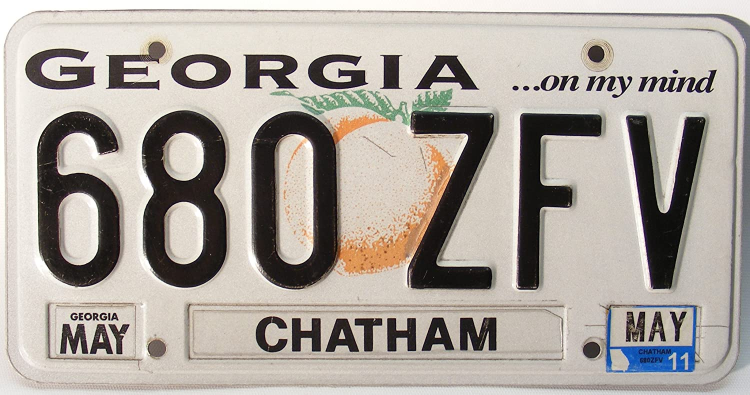
#> input picture adrian_rosenbrock/connected_component/license_plate.jpg, 1500 x 789 px (shown at 1/2 size)
$ jupyter execute 02-discard_invalid_connected_components.ipynb   (older library calls are emulated)
#> lines starting #> are read from the running program, lines starting #| are printed output that depends on the picture; after the words box and inside, x2 and y2 are one past the last pixel; in counts of white or black regions, pixels touching at a corner belong together
[cell 1]
import matplotlib as mpl
import matplotlib.pyplot as plt

mpl.rc('axes', labelsize=14)
mpl.rc('xtick', labelsize=12)
mpl.rc('ytick', labelsize=12)

DARK_READER = True
if DARK_READER:
    plt.rcParams.update({
        "lines.color": "white",
        "patch.edgecolor": "white",
        "text.color": "black",
        "axes.facecolor": "black",
        "axes.edgecolor": "lightgray",
        "axes.labelcolor": "white",
        "axes.titlecolor": "white",
        "xtick.color": "white",
        "ytick.color": "white",
        "grid.color": "lightgray",
        "figure.facecolor": "black",
        "figure.edgecolor": "black",
        "savefig.facecolor": "black",
        "savefig.edgecolor": "black",
    })

[cell 2]
import cv2
import numpy as np

[cell 3]
image = cv2.imread("license_plate.jpg")
#> image is the input picture: shape (789, 1500, 3); mean B, G, R 158.7, 165.9, 172.8
gray = cv2.cvtColor(image, cv2.COLOR_BGR2GRAY)
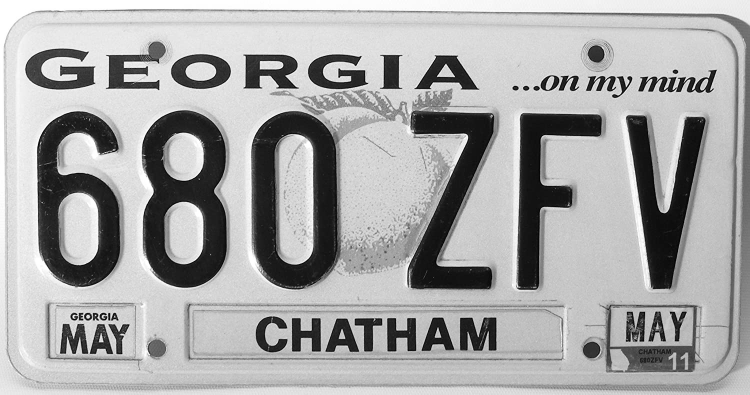
#> gray: shape (789, 1500) (shown at 1/2 size); min 0, max 255, mean 167.1
_, thresh = cv2.threshold(
    gray,
    0,
    255,
    cv2.THRESH_BINARY_INV | cv2.THRESH_OTSU,
)
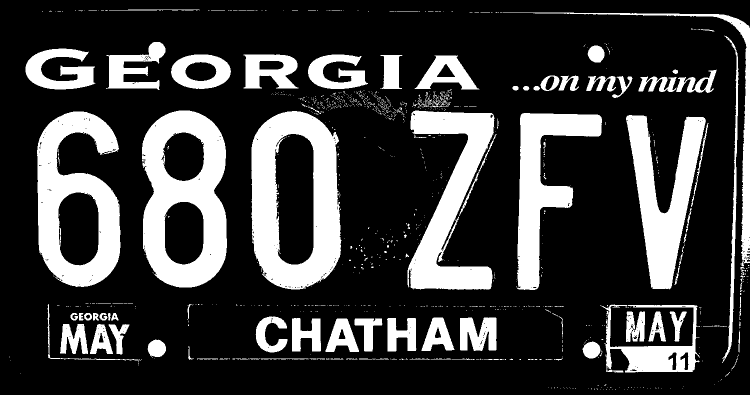
#> thresh: shape (789, 1500) (shown at 1/2 size); 23.3% white; 1148 white regions (1039 under 20 px), largest, box (x1, y1, x2, y2) and area: (503, 222, 683, 579) 37184, (284, 221, 454, 575) 36089, (74, 223, 241, 574) 31853

[cell 4]
def imshow(array, bgr=True, cmap=None):
    if array.ndim == 2:
        plt.imshow(array, cmap="gray")
    else:
        if bgr:
            plt.imshow(array[...,::-1], cmap=cmap)
        else:
            plt.imshow(array, cmap=cmap)

[cell 5]
imshow(image)

[cell 6]
imshow(thresh)

## Usage of `cv2.connectedComponentsWithStats`

[cell 7]
#connectivity = 8
connectivity = 4
n_labels, labels, stats, centroids = cv2.connectedComponentsWithStats(
    thresh,
    connectivity,
    cv2.CV_32S,
)
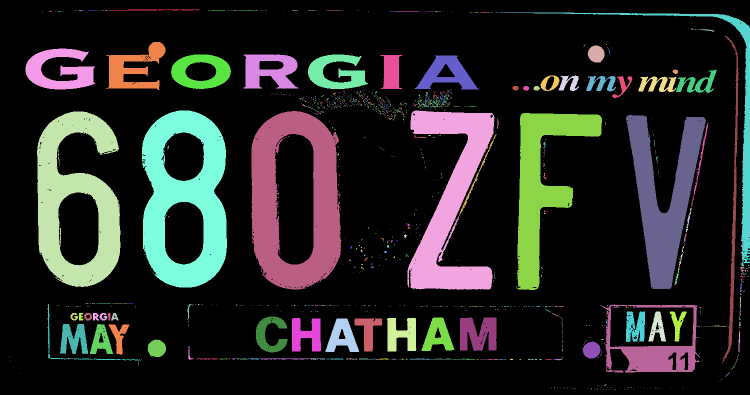
#> labels: shape (789, 1500) int32 (shown at 1/2 size); 1149 distinct labels, from 0 to 1148; one colour per label, 0 black
#> n_labels = 1149; stats = 1149 rows, first 6: [0, 0, 1500, 789, 907612], [218, 19, 182, 2, 284], [98, 21, 6, 2, 7], [150, 21, 2, 1, 2], [156, 21, 1, 1, 1], [158, 21, 8, 2, 9]; centroids = 1149 pairs, first value 18 to 1497, second value 19.5 to 779

[cell 8]
cv2.CV_32S  # is a data type

[cell 9]
n_labels
#> Out = 1149

[cell 10]
np.unique(labels).shape
#> Out = (1149,)

[cell 11]
labels.shape, thresh.shape
#> Out = ((789, 1500), (789, 1500))

[cell 12]
imshow(labels)

[cell 13]
np.unique(labels)
#> Out = 1149 values from 0 to 1148

[cell 14]
stats
#> Out has the same summary as stats

[cell 15]
centroids
#> Out has the same summary as centroids

[cell 16]
centroids.dtype

How Adrian explains:

- `stats`: Statistics on each connected component, including the bounding box coordinates and area (in pixels)
- `centroids` are, obviously, the centroids of the connected components

Need to find some good criteria for discarding uninteresting, extremely small/big connected components.

[cell 17]
np.sort(stats[:, cv2.CC_STAT_AREA])
#> Out = 1149 values from 1 to 907612

[cell 18]
np.median(stats[:, cv2.CC_STAT_AREA])
#> Out = 2

[cell 19]
stats[:, cv2.CC_STAT_AREA].shape
#> Out = (1149,)

[cell 20]
areas = np.sort(stats[:, cv2.CC_STAT_AREA])
#> areas = 1149 values from 1 to 907612
jumps = (areas[1:] - areas[:-1])[:-1]
#> jumps = 1147 values, max 13691 at index 1141, min 0 at index 0, mean 32.42
jump_idx = np.argmax(jumps)
#> jump_idx = 1141
jump_idx
#> Out = 1141

[cell 21]
jump_idx += 2
#> jump_idx = 1143

[cell 22]
[areas[jump_idx + k] for k in range(-5, 5)]
#> Out = [5236, 6380, 8150, 9107, 22798, 24319, 27378, 31853, 36089, 37184]

[cell 23]
areas[1090]
#> Out = 74
